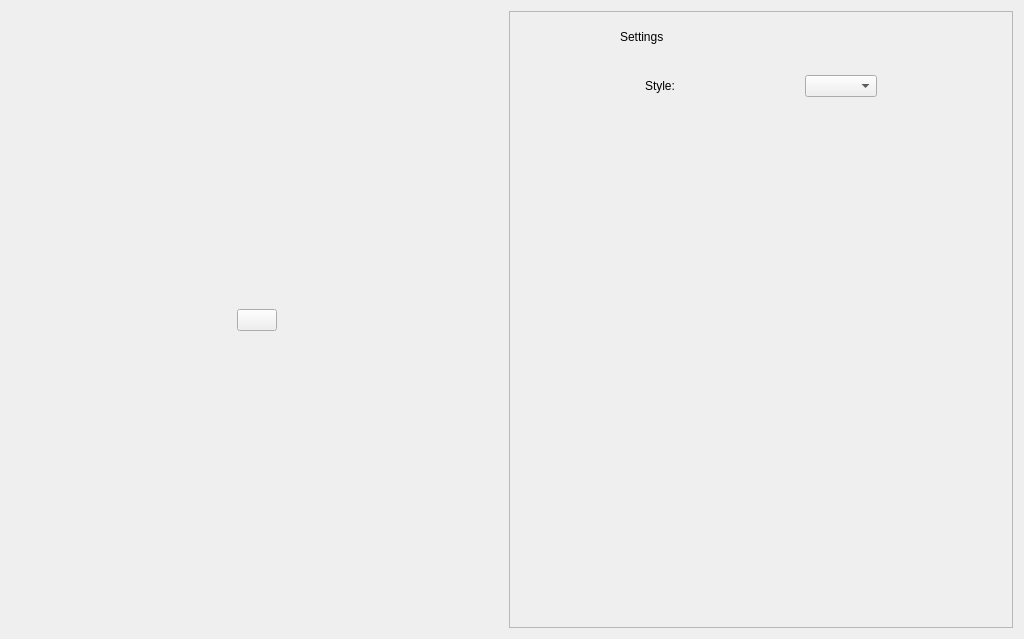
<?xml version="1.0" encoding="UTF-8"?>
<ui version="4.0">
 <class>CatSettings</class>
 <widget class="QWidget" name="CatSettings">
  <property name="geometry">
   <rect>
    <x>0</x>
    <y>0</y>
    <width>1024</width>
    <height>639</height>
   </rect>
  </property>
  <property name="windowTitle">
   <string>Form</string>
  </property>
  <layout class="QHBoxLayout" name="RootLayout">
   <item>
    <layout class="QVBoxLayout" name="LogVboxLayout">
     <item>
      <spacer name="LogTopSpacer">
       <property name="orientation">
        <enum>Qt::Vertical</enum>
       </property>
       <property name="sizeHint" stdset="0">
        <size>
         <width>20</width>
         <height>40</height>
        </size>
       </property>
      </spacer>
     </item>
     <item>
      <layout class="QHBoxLayout" name="LogHboxLayout">
       <item>
        <spacer name="LogLeftSpacer">
         <property name="orientation">
          <enum>Qt::Horizontal</enum>
         </property>
         <property name="sizeHint" stdset="0">
          <size>
           <width>40</width>
           <height>20</height>
          </size>
         </property>
        </spacer>
       </item>
       <item>
        <widget class="QPushButton" name="Log">
         <property name="text">
          <string/>
         </property>
        </widget>
       </item>
       <item>
        <spacer name="LogRightSpacer">
         <property name="orientation">
          <enum>Qt::Horizontal</enum>
         </property>
         <property name="sizeHint" stdset="0">
          <size>
           <width>40</width>
           <height>20</height>
          </size>
         </property>
        </spacer>
       </item>
      </layout>
     </item>
     <item>
      <spacer name="LogBottomSpacer">
       <property name="orientation">
        <enum>Qt::Vertical</enum>
       </property>
       <property name="sizeHint" stdset="0">
        <size>
         <width>20</width>
         <height>40</height>
        </size>
       </property>
      </spacer>
     </item>
    </layout>
   </item>
   <item>
    <widget class="QScrollArea" name="ScrollRootArea">
     <property name="widgetResizable">
      <bool>true</bool>
     </property>
     <widget class="QWidget" name="CatSettingRoot">
      <property name="geometry">
       <rect>
        <x>0</x>
        <y>0</y>
        <width>538</width>
        <height>615</height>
       </rect>
      </property>
      <layout class="QVBoxLayout" name="verticalLayout">
       <item>
        <layout class="QHBoxLayout" name="horizontalLayout">
         <item>
          <spacer name="horizontalSpacer_2">
           <property name="orientation">
            <enum>Qt::Horizontal</enum>
           </property>
           <property name="sizeType">
            <enum>QSizePolicy::Maximum</enum>
           </property>
           <property name="sizeHint" stdset="0">
            <size>
             <width>100</width>
             <height>20</height>
            </size>
           </property>
          </spacer>
         </item>
         <item>
          <widget class="QWidget" name="SettingsWidget" native="true">
           <property name="minimumSize">
            <size>
             <width>300</width>
             <height>400</height>
            </size>
           </property>
           <layout class="QVBoxLayout" name="verticalLayout_2">
            <item>
             <widget class="QLabel" name="AppSettings">
              <property name="maximumSize">
               <size>
                <width>16777215</width>
                <height>30</height>
               </size>
              </property>
              <property name="text">
               <string>Settings</string>
              </property>
             </widget>
            </item>
            <item>
             <widget class="QWidget" name="WindowColorsWidget" native="true">
              <layout class="QVBoxLayout" name="verticalLayout_3">
               <property name="leftMargin">
                <number>20</number>
               </property>
               <property name="topMargin">
                <number>20</number>
               </property>
               <property name="rightMargin">
                <number>20</number>
               </property>
               <property name="bottomMargin">
                <number>20</number>
               </property>
               <item>
                <layout class="QGridLayout" name="gridLayout">
                 <property name="leftMargin">
                  <number>5</number>
                 </property>
                 <property name="topMargin">
                  <number>5</number>
                 </property>
                 <property name="rightMargin">
                  <number>5</number>
                 </property>
                 <property name="bottomMargin">
                  <number>5</number>
                 </property>
                 <property name="spacing">
                  <number>5</number>
                 </property>
                 <item row="0" column="0">
                  <widget class="QLabel" name="SettingStyle">
                   <property name="text">
                    <string>Style:</string>
                   </property>
                  </widget>
                 </item>
                 <item row="0" column="1">
                  <spacer name="horizontalSpacer_3">
                   <property name="orientation">
                    <enum>Qt::Horizontal</enum>
                   </property>
                   <property name="sizeHint" stdset="0">
                    <size>
                     <width>40</width>
                     <height>20</height>
                    </size>
                   </property>
                  </spacer>
                 </item>
                 <item row="0" column="2">
                  <widget class="QComboBox" name="StyleComboBox"/>
                 </item>
                </layout>
               </item>
              </layout>
             </widget>
            </item>
            <item>
             <spacer name="verticalSpacer_3">
              <property name="orientation">
               <enum>Qt::Vertical</enum>
              </property>
              <property name="sizeHint" stdset="0">
               <size>
                <width>20</width>
                <height>40</height>
               </size>
              </property>
             </spacer>
            </item>
           </layout>
          </widget>
         </item>
         <item>
          <spacer name="horizontalSpacer">
           <property name="orientation">
            <enum>Qt::Horizontal</enum>
           </property>
           <property name="sizeType">
            <enum>QSizePolicy::Maximum</enum>
           </property>
           <property name="sizeHint" stdset="0">
            <size>
             <width>100</width>
             <height>20</height>
            </size>
           </property>
          </spacer>
         </item>
        </layout>
       </item>
       <item>
        <spacer name="verticalSpacer">
         <property name="orientation">
          <enum>Qt::Vertical</enum>
         </property>
         <property name="sizeHint" stdset="0">
          <size>
           <width>20</width>
           <height>290</height>
          </size>
         </property>
        </spacer>
       </item>
      </layout>
     </widget>
    </widget>
   </item>
  </layout>
 </widget>
 <resources/>
 <connections/>
</ui>
